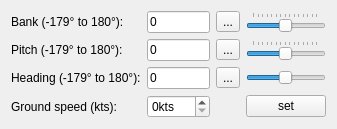
<?xml version="1.0" encoding="UTF-8"?>
<ui version="4.0">
 <class>CPbhsForm</class>
 <widget class="QFrame" name="CPbhsForm">
  <property name="geometry">
   <rect>
    <x>0</x>
    <y>0</y>
    <width>309</width>
    <height>116</height>
   </rect>
  </property>
  <property name="windowTitle">
   <string>Pitch, bank, heading</string>
  </property>
  <layout class="QGridLayout" name="gridLayout">
   <item row="0" column="0">
    <widget class="QLabel" name="lbl_Bank">
     <property name="text">
      <string>Bank (-179° to 180°):</string>
     </property>
    </widget>
   </item>
   <item row="0" column="1">
    <widget class="QLineEdit" name="le_Bank">
     <property name="text">
      <string>0</string>
     </property>
     <property name="placeholderText">
      <string>deg.</string>
     </property>
    </widget>
   </item>
   <item row="0" column="2">
    <widget class="QToolButton" name="tb_ResetBank">
     <property name="text">
      <string>...</string>
     </property>
     <property name="icon">
      <iconset resource="../../blackmisc/blackmisc.qrc">
       <normaloff>:/diagona/icons/diagona/icons/cross-white.png</normaloff>:/diagona/icons/diagona/icons/cross-white.png</iconset>
     </property>
    </widget>
   </item>
   <item row="0" column="3">
    <widget class="QSlider" name="hs_Bank">
     <property name="minimum">
      <number>-179</number>
     </property>
     <property name="maximum">
      <number>180</number>
     </property>
     <property name="orientation">
      <enum>Qt::Horizontal</enum>
     </property>
     <property name="tickPosition">
      <enum>QSlider::TicksAbove</enum>
     </property>
     <property name="tickInterval">
      <number>25</number>
     </property>
    </widget>
   </item>
   <item row="1" column="0">
    <widget class="QLabel" name="lbl_Pitch">
     <property name="text">
      <string>Pitch (-179° to 180°):</string>
     </property>
    </widget>
   </item>
   <item row="1" column="1">
    <widget class="QLineEdit" name="le_Pitch">
     <property name="text">
      <string>0</string>
     </property>
     <property name="placeholderText">
      <string>deg.</string>
     </property>
    </widget>
   </item>
   <item row="1" column="2">
    <widget class="QToolButton" name="tb_ResetPitch">
     <property name="text">
      <string>...</string>
     </property>
     <property name="icon">
      <iconset resource="../../blackmisc/blackmisc.qrc">
       <normaloff>:/diagona/icons/diagona/icons/cross-white.png</normaloff>:/diagona/icons/diagona/icons/cross-white.png</iconset>
     </property>
    </widget>
   </item>
   <item row="1" column="3">
    <widget class="QSlider" name="hs_Pitch">
     <property name="minimum">
      <number>-179</number>
     </property>
     <property name="maximum">
      <number>180</number>
     </property>
     <property name="orientation">
      <enum>Qt::Horizontal</enum>
     </property>
     <property name="tickPosition">
      <enum>QSlider::TicksAbove</enum>
     </property>
     <property name="tickInterval">
      <number>25</number>
     </property>
    </widget>
   </item>
   <item row="2" column="0">
    <widget class="QLabel" name="lbl_Heading">
     <property name="text">
      <string>Heading (-179° to 180°):</string>
     </property>
    </widget>
   </item>
   <item row="2" column="1">
    <widget class="QLineEdit" name="le_Heading">
     <property name="text">
      <string>0</string>
     </property>
    </widget>
   </item>
   <item row="2" column="2">
    <widget class="QToolButton" name="tb_ResetHeading">
     <property name="text">
      <string>...</string>
     </property>
     <property name="icon">
      <iconset resource="../../blackmisc/blackmisc.qrc">
       <normaloff>:/diagona/icons/diagona/icons/cross-white.png</normaloff>:/diagona/icons/diagona/icons/cross-white.png</iconset>
     </property>
    </widget>
   </item>
   <item row="2" column="3">
    <widget class="QSlider" name="hs_Heading">
     <property name="minimum">
      <number>-179</number>
     </property>
     <property name="maximum">
      <number>180</number>
     </property>
     <property name="orientation">
      <enum>Qt::Horizontal</enum>
     </property>
    </widget>
   </item>
   <item row="3" column="0">
    <widget class="QLabel" name="lbl_GsKts">
     <property name="text">
      <string>Ground speed (kts):</string>
     </property>
    </widget>
   </item>
   <item row="3" column="1">
    <widget class="QSpinBox" name="sb_GsKts">
     <property name="suffix">
      <string>kts</string>
     </property>
     <property name="maximum">
      <number>300</number>
     </property>
    </widget>
   </item>
   <item row="3" column="3" alignment="Qt::AlignRight">
    <widget class="QPushButton" name="pb_SetOwnAircraft">
     <property name="text">
      <string>set</string>
     </property>
    </widget>
   </item>
  </layout>
 </widget>
 <tabstops>
  <tabstop>le_Bank</tabstop>
  <tabstop>tb_ResetBank</tabstop>
  <tabstop>hs_Bank</tabstop>
  <tabstop>le_Pitch</tabstop>
  <tabstop>tb_ResetPitch</tabstop>
  <tabstop>hs_Pitch</tabstop>
  <tabstop>le_Heading</tabstop>
  <tabstop>tb_ResetHeading</tabstop>
  <tabstop>hs_Heading</tabstop>
  <tabstop>sb_GsKts</tabstop>
  <tabstop>pb_SetOwnAircraft</tabstop>
 </tabstops>
 <resources>
  <include location="../../blackmisc/blackmisc.qrc"/>
 </resources>
 <connections/>
</ui>
